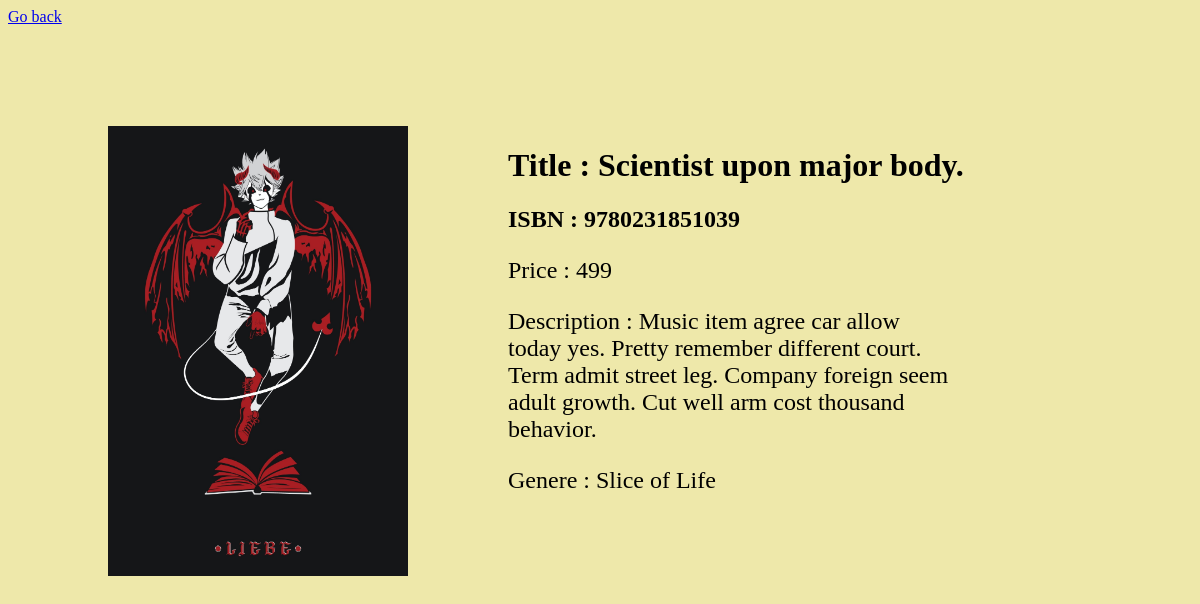
Page /detail/1/ on the committed database.
### myapp/models.py (models this page shows, shortened)
class Book(models.Model):
    bname = models.CharField(max_length=250)
    ISBN = models.CharField(max_length=13)
    price = models.IntegerField()
    description = models.TextField()
    photo = models.ImageField(null=True, blank=True,  upload_to="images/")
    genere = models.ForeignKey("Genere", on_delete=models.CASCADE)
    quantity = models.IntegerField()

class Genere(models.Model):
    gname = models.CharField()
    def __str__(self):
        return self.gname

### myapp/views.py (the view)
# urls.py: url('detail/(?P<id>\d+)/$', views.detail, name='detail'),
def detail(request, id):
    b = Book.objects.get(id=id)
    d = {'book': b}
    return render(request, 'myapp/detail.html', d)

### templates/myapp/detail.html (shortened to what this page needs)
{% load static %}
<link rel="stylesheet" href="{% static 'css/details.css' %}?v={% now 'U' %}">
{% block content %}
    <a href="{% url 'home' %}">Go back</a>
    <div class="block">
        <div id="image">
            {% if book.photo %}
                <img src="{{ book.photo.url }}" alt="book image" height="450" width="300">
            {% endif %}
        </div>
        <div>
            <h1>Title : {{ book.bname }}</h1>
            <h2>ISBN : {{ book.ISBN}}</h2>
            <p>Price : {{ book.price }}</p>
            <p id="desc">Description : {{ book.description }}</p>
            <p>Genere : {{ book.genere }}</p>
        </div>
    </div>
{% endblock %}

### static/css/details.css (style rules this page uses)
.block { position: relative; left: 100px; top: 100px; display: flex; }
#desc { width: 450px; }
#image { height: 500px; width: 400px; }
p { font-size: x-large; }

### rows in the picture
Book: photo (picture), bname "Scientist upon major body.", ISBN "9780231851039", price "499", description "Music item agree car allow today yes. Pretty remember different court. Term admit street leg. Company foreign seem adult growth. Cut well arm cost thousand behavior.", genere "Slice of Life"
